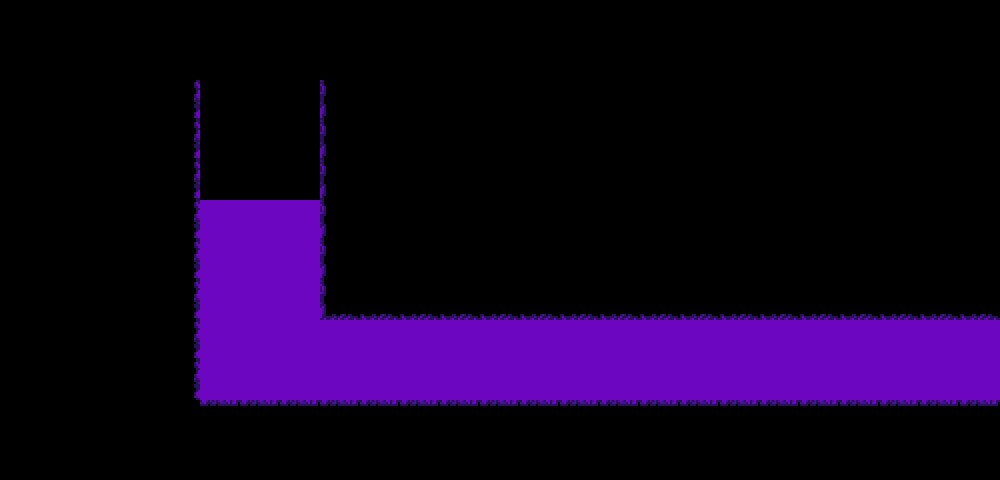

The image is a tile-based game level rendered from a .tmx file. Its description and complete source (layers, tilesets, objects, tile grids) follow:
An orthogonal 25x12 tile map with 40x40 px tiles, 2 tile layers (tiles, decal), 2 tilesets and 20 objects (2x transition, entrydown, entryleft, spawn).

<map version="1.10" tiledversion="1.10.0" orientation="orthogonal" renderorder="right-down" width="25" height="12" tilewidth="40" tileheight="40" infinite="0" nextlayerid="11" nextobjectid="101">
 <editorsettings>
  <export target="data.lua" format="lua" />
 </editorsettings>
 <properties>
  <property name="border" value="castle" />
  <property name="music" value="deltarune/bird" />
  <property name="name" value="Field" />
  <property name="use_footstep_sounds" type="bool" value="true" />
 </properties>
 <tileset firstgid="1" source="../../../../../tilesets/bg_darkfield_tiles.tsx" />
 <tileset firstgid="67" source="../../../../../tilesets/bg_treetiles_new.tsx" />
 <layer id="1" name="tiles" width="25" height="12">
  <data encoding="csv">
0,0,0,0,0,0,0,0,0,0,0,0,0,0,0,0,0,0,0,0,0,0,0,0,0,
0,0,0,0,0,0,0,0,0,0,0,0,0,0,0,0,0,0,0,0,0,0,0,0,0,
0,0,0,0,15,0,0,0,13,0,0,0,0,0,0,0,0,0,0,0,0,0,0,0,0,
0,0,0,0,15,0,0,0,13,0,0,0,0,0,0,0,0,0,0,0,0,0,0,0,0,
0,0,0,0,15,0,0,0,13,0,0,0,0,0,0,0,0,0,0,0,0,0,0,0,0,
0,0,0,0,15,1,1,1,13,0,0,0,0,0,0,0,0,0,0,0,0,0,0,0,0,
0,0,0,0,15,1,1,1,13,0,0,0,0,0,0,0,0,0,0,0,0,0,0,0,0,
0,0,0,0,15,1,1,1,19,20,20,20,20,20,20,20,20,20,20,20,20,20,20,20,20,
0,0,0,0,15,1,1,1,1,1,1,1,1,1,1,1,1,1,1,1,1,1,1,1,1,
0,0,0,0,15,1,1,1,1,1,1,1,1,1,1,1,1,1,1,1,1,1,1,1,1,
0,0,0,0,0,8,8,8,8,8,8,8,8,8,8,8,8,8,8,8,8,8,8,8,8,
0,0,0,0,0,0,0,0,0,0,0,0,0,0,0,0,0,0,0,0,0,0,0,0,0
</data>
 </layer>
 <layer id="2" name="decal" width="25" height="12">
  <data encoding="csv">
0,0,0,0,0,0,0,0,0,0,0,0,0,0,0,0,0,0,0,0,0,0,0,0,0,
0,0,0,0,0,0,0,0,0,0,0,0,0,0,0,0,0,0,0,0,0,0,0,0,0,
0,0,0,0,0,0,0,0,0,0,0,0,0,0,0,0,0,0,0,0,0,0,0,0,0,
0,0,0,0,0,0,0,0,0,0,0,0,0,0,0,0,0,0,0,0,0,0,0,0,0,
0,0,0,0,0,0,0,0,0,0,0,0,0,0,0,0,0,0,0,0,0,0,0,0,0,
0,0,0,0,0,0,0,0,0,0,0,0,0,0,0,0,0,0,0,0,0,0,0,0,0,
0,0,0,0,0,0,0,0,0,0,0,0,0,0,0,0,0,0,0,0,0,0,0,0,0,
0,0,0,0,0,0,0,0,0,0,0,0,0,0,0,0,0,0,0,0,0,0,0,0,0,
0,0,0,0,0,0,0,0,0,0,0,0,0,0,0,0,0,0,0,0,0,0,0,0,0,
0,0,0,0,0,0,0,0,0,0,0,0,0,0,0,0,0,0,0,0,0,0,0,0,0,
0,0,0,0,0,0,0,0,0,0,0,0,0,0,0,0,0,0,0,0,0,0,0,0,0,
0,0,0,0,0,0,0,0,0,0,0,0,0,0,0,0,0,0,0,0,0,0,0,0,0
</data>
 </layer>
 <objectgroup id="7" name="objects_props1" />
 <objectgroup id="8" name="objects_props2" />
 <objectgroup color="#0000ff" id="3" name="collision" opacity="0.5">
  <object id="81" x="320" y="280" width="680" height="40" />
  <object id="82" x="160" y="400" width="840" height="40" />
  <object id="83" x="160" y="0" width="40" height="400" />
  <object id="84" x="320" y="0" width="40" height="280" />
 </objectgroup>
 <objectgroup color="#7f00ff" id="4" name="markers">
  <object id="87" name="entrydown" x="260" y="260">
   <point />
  </object>
  <object id="92" name="entryleft" x="960" y="360">
   <point />
  </object>
  <object id="100" name="spawn" x="880" y="360">
   <properties>
    <property name="border" value="castle" />
    <property name="music" value="deltarune/bird" />
    <property name="name" value="Field" />
    <property name="use_footstep_sounds" type="bool" value="true" />
   </properties>
   <point />
  </object>
 </objectgroup>
 <objectgroup color="#ff00ff" id="5" name="objects">
  <object id="86" name="transition" x="200" y="160" width="120" height="40">
   <properties>
    <property name="map" value="cloudwebs/_Chapter1/Fields/fields_1" />
    <property name="marker" value="entryup" />
   </properties>
  </object>
  <object id="93" name="transition" x="980" y="320" width="40" height="80">
   <properties>
    <property name="map" value="cloudwebs/_Chapter1/Fields/fields_3" />
    <property name="marker" value="entryright" />
   </properties>
  </object>
  <object id="48" gid="68" x="300" y="202" width="210" height="182" />
  <object id="50" gid="67" x="0" y="202" width="210" height="182" />
  <object id="51" gid="69" x="230" y="76" width="210" height="136" />
  <object id="52" gid="70" x="70" y="76" width="210" height="136" />
  <object id="53" gid="67" x="-22" y="402" width="210" height="182" />
  <object id="54" gid="67" x="22" y="582" width="210" height="182" />
  <object id="98" gid="67" x="493" y="582" width="210" height="182" />
  <object id="96" gid="67" x="256" y="582" width="210" height="182" />
  <object id="97" gid="67" x="727" y="582" width="210" height="182" />
  <object id="62" gid="68" x="470" y="302" width="210" height="182" />
  <object id="99" gid="68" x="690" y="302" width="210" height="182" />
 </objectgroup>
</map>
